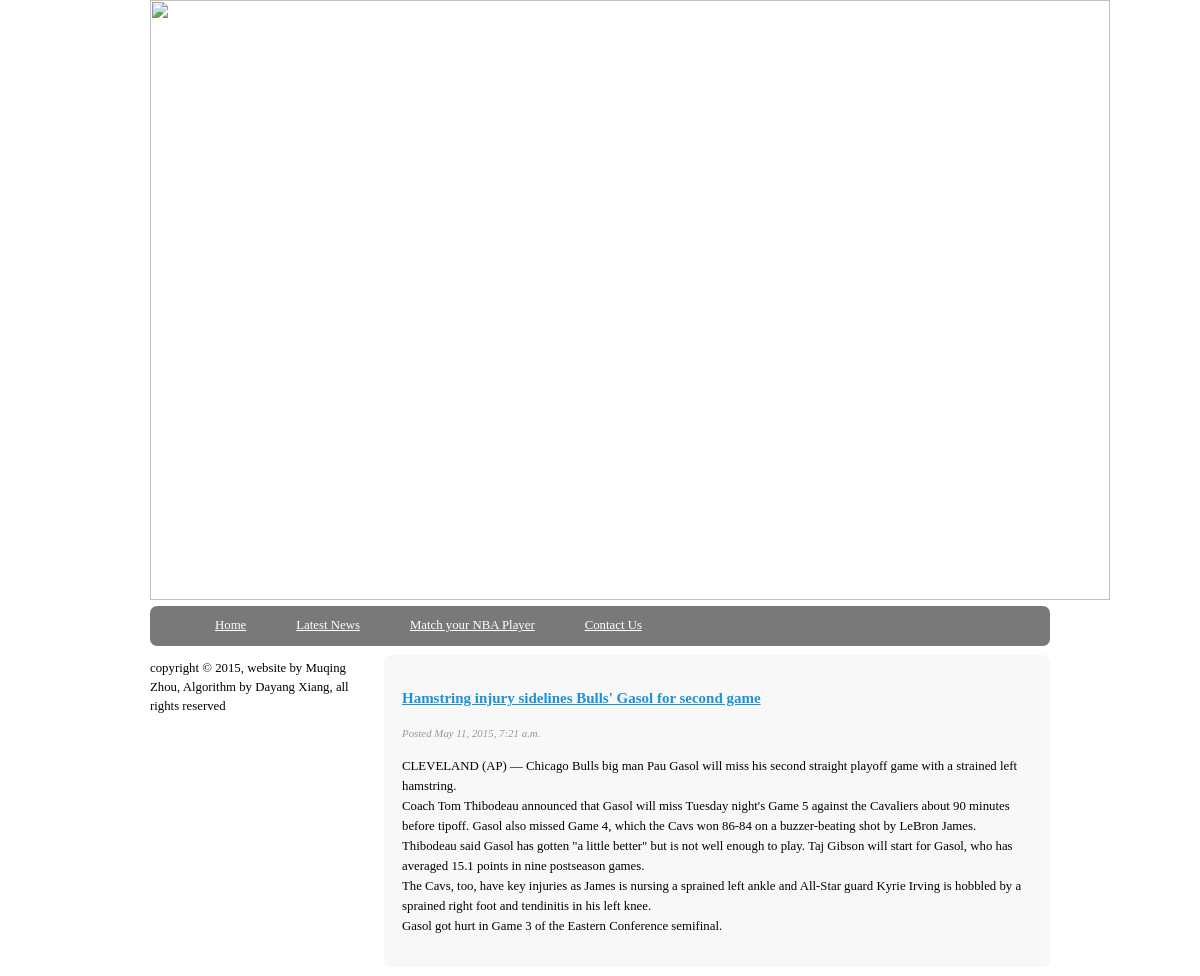
The app's page /nbamatch/1 with its own data.
### nbamatch/models.py (models this page shows, shortened)
class Post(models.Model):
	title = models.CharField(max_length = 140)
	body = models.TextField()
	date = models.DateTimeField()

### nbamatch/templates/post.html
{%  extends "base.html" %}
{%  block content %}
<div class="mainContent">
	<div class = "content">
		<article class="typicalArticle">
			<header>
				<h3><a href="/nbamatch/{{post.id}}">{{ post.title }}</a></h3>
			</header>
			<footer>
				<p class = 'postInfo'>Posted {{ post.date }}</p>
			</footer>
			<content>
				<p>	{{ post.body|safe|linebreaks}} </p>
		</article>
	</div>
</div>
{% endblock %}

### static/css/styles.css (style rules this page uses)
body { color:#000305; font-size: 80%; font-family: 'Lucida Sans Unicode'; line-height: 1.5; text-align: left; }
a { text-decoloration: none; }
a:link, a:visited { color:#1A94D6; }
.body { margin:0 auto; width:75%; clear:both; }
.mainContent { line-height:20px; border-radius: 7px; -webkit-border-radius: 7px; -moz-border-radius: 7px; }
.content { width: 70%; float: right; padding: 2% 2%; background-color: #f8f8f8; margin: 1% 0% 1% 1%; border-radius: 7px; -webkit-border-radius: 7px; -moz-border-radius: 7px; }
.postInfo { font-style: italic; font-size: 85%; color: #989898; }

### records on screen
Post: title "Hamstring injury sidelines Bulls' Gasol for second game", date "May 11, 2015, 7:21 a.m.", body "CLEVELAND (AP) — Chicago Bulls big man Pau Gasol will miss his second straight playoff game with a strained left hamstring. Coach Tom Thibodeau announced that Gasol will miss Tuesday night's Game 5 against the Cavaliers about 90 minutes before tipoff. Gasol also missed Game 4, which the Cavs won 86-84 on a buzzer-beating shot by LeBron James. Thibodeau said Gasol has gotten \"a little better\" but is not well enough to play. Taj Gibson will start for Gasol, who has averaged 15.1 points in nine postseason games. The Cavs, too, have key injuries as James is nursing a sprained left ankle and All-Star guard Kyrie Irving is hobbled by a sprained right foot and tendinitis in his left knee. Gasol…"
